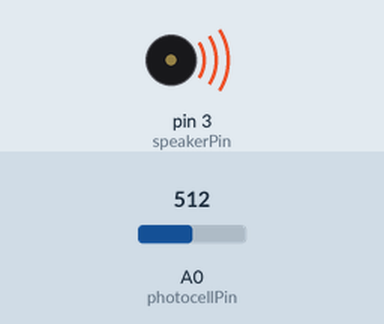
A sketch run on a simulated Arduino Uno, built with avr-gcc and run on an emulated ATmega328P. Parts: buzzer (waves = sounding). Inputs (shaded band) come from the test bench; at power-on: A0 (photocellPin) = 512. What the sketch prints to the serial monitor is not drawn.

Above: at 0.1 s.
Timing chart, 0 to 1.6 s (numbered marks = the images above):
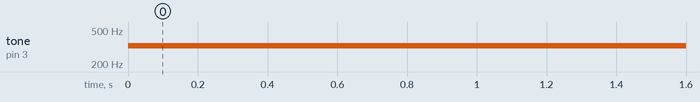

The sketch:

theramin.ino
```cpp
/*
Adafruit Arduino - Lesson 10. Pseudo Thermin
*/

int speakerPin = 3;
int photocellPin = 0;

void setup()
{
  Serial.begin(9600);
}

void loop()
{
  int reading = analogRead(photocellPin);
  int pitch = 200 + reading / 4;
  Serial.println(reading);
  tone(speakerPin, pitch);
}
```

Measured:
- by itself, tone on pin 3 (speakerPin): silent → 328 Hz at 0.00 s
